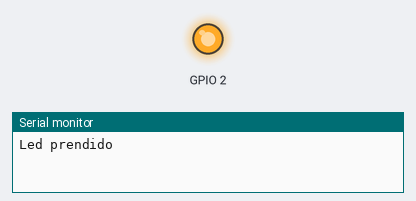
Simulated run of this sketch. Board: ESP32. Shown: output pins drawn as LEDs (lit = HIGH), the last lines printed to the serial monitor.

Above: at 1.2 s.
At 3.7 s:
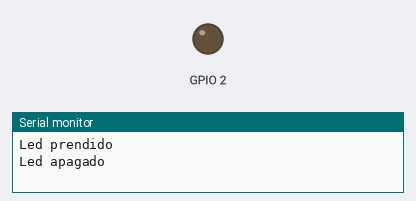
Timing chart, 0 to 6.5 s (numbered marks = the images above):
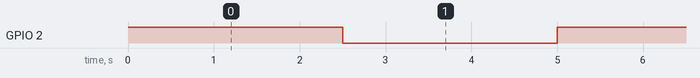

Measured:
- by itself, GPIO 2: alternates HIGH for 2.5 s and LOW for 2.5 s

The sketch:

Ejercicio1C_digo2temp.ino
```cpp
#ifdef __cplusplus
extern "C" {
#endif
uint8_t temprature_sens_read();
#ifdef __cplusplus
}
#endif
uint8_t temprature_sens_read();
void setup()
{
pinMode(2, OUTPUT);
Serial.begin(9600);
}
void loop()
{
digitalWrite(2,HIGH);
Serial.println("Led prendido");
delay(2500);
digitalWrite(2,LOW);
Serial.println("Led apagado");
delay(2500);
Serial.println("la temperatura interna del ESP32 es: ");
Serial.println(((temprature_sens_read() - 32 ) / 1.8));
Serial.println("");
}
```
